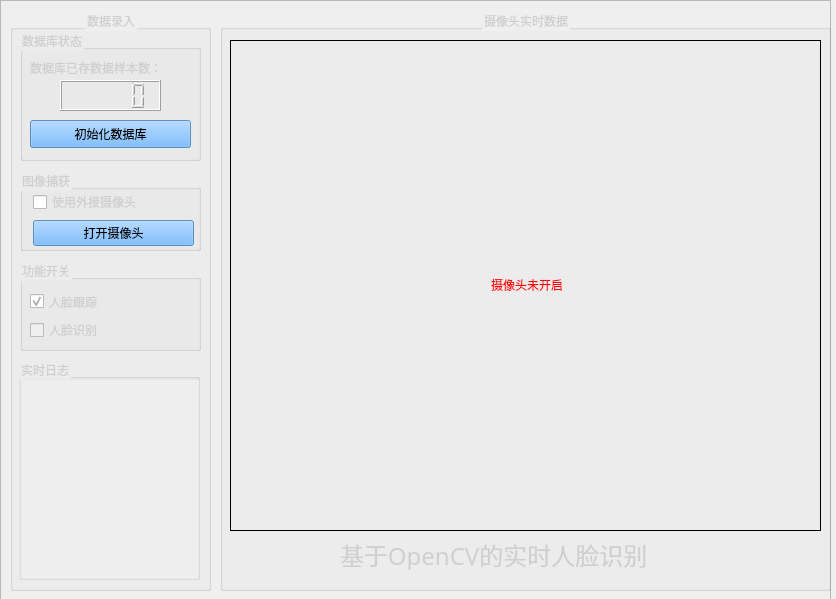
<?xml version="1.0" encoding="UTF-8"?>
<ui version="4.0">
 <class>Form</class>
 <widget class="QWidget" name="Form">
  <property name="geometry">
   <rect>
    <x>0</x>
    <y>0</y>
    <width>836</width>
    <height>599</height>
   </rect>
  </property>
  <property name="minimumSize">
   <size>
    <width>836</width>
    <height>599</height>
   </size>
  </property>
  <property name="maximumSize">
   <size>
    <width>836</width>
    <height>599</height>
   </size>
  </property>
  <property name="windowTitle">
   <string>Form</string>
  </property>
  <property name="styleSheet">
   <string notr="true"/>
  </property>
  <widget class="QFrame" name="frame">
   <property name="geometry">
    <rect>
     <x>0</x>
     <y>0</y>
     <width>831</width>
     <height>601</height>
    </rect>
   </property>
   <property name="styleSheet">
    <string notr="true">QFrame {
border-image:url(:/lay/image/login1.png);
}
QLabel {
border-image:url();
}
QPushButton {
border-image:url();
}
QCheckBox {
border-image:url();
}
QTextEdit  {
border-image:url();
}
QLCDNumber  {
border-image:url();
}</string>
   </property>
   <property name="frameShape">
    <enum>QFrame::StyledPanel</enum>
   </property>
   <property name="frameShadow">
    <enum>QFrame::Raised</enum>
   </property>
   <widget class="QGroupBox" name="groupBox">
    <property name="geometry">
     <rect>
      <x>220</x>
      <y>10</y>
      <width>611</width>
      <height>581</height>
     </rect>
    </property>
    <property name="accessibleDescription">
     <string/>
    </property>
    <property name="layoutDirection">
     <enum>Qt::LeftToRight</enum>
    </property>
    <property name="styleSheet">
     <string notr="true">color: rgb(207, 207, 207);</string>
    </property>
    <property name="title">
     <string>摄像头实时数据</string>
    </property>
    <property name="alignment">
     <set>Qt::AlignCenter</set>
    </property>
    <widget class="QLabel" name="face_label">
     <property name="geometry">
      <rect>
       <x>10</x>
       <y>30</y>
       <width>591</width>
       <height>491</height>
      </rect>
     </property>
     <property name="styleSheet">
      <string notr="true">
border:1px solid black
</string>
     </property>
     <property name="text">
      <string>&lt;!DOCTYPE HTML PUBLIC &quot;-//W3C//DTD HTML 4.0//EN&quot; &quot;http://www.w3.org/TR/REC-html40/strict.dtd&quot;&gt;
&lt;html&gt;&lt;head&gt;&lt;meta name=&quot;qrichtext&quot; content=&quot;1&quot; /&gt;&lt;style type=&quot;text/css&quot;&gt;
p, li { white-space: pre-wrap; }
&lt;/style&gt;&lt;/head&gt;&lt;body style=&quot; font-family:'SimSun'; font-size:9pt; font-weight:400; font-style:normal;&quot;&gt;
&lt;p align=&quot;center&quot; style=&quot; margin-top:12px; margin-bottom:12px; margin-left:0px; margin-right:0px; -qt-block-indent:0; text-indent:0px;&quot;&gt;&lt;span style=&quot; color:#ff0000;&quot;&gt;摄像头未开启&lt;/span&gt;&lt;/p&gt;&lt;/body&gt;&lt;/html&gt;</string>
     </property>
    </widget>
    <widget class="QLabel" name="label">
     <property name="geometry">
      <rect>
       <x>120</x>
       <y>529</y>
       <width>401</width>
       <height>31</height>
      </rect>
     </property>
     <property name="font">
      <font>
       <family>华文彩云</family>
       <pointsize>18</pointsize>
      </font>
     </property>
     <property name="styleSheet">
      <string notr="true"/>
     </property>
     <property name="text">
      <string>基于OpenCV的实时人脸识别</string>
     </property>
    </widget>
   </widget>
   <widget class="QGroupBox" name="groupBox_2">
    <property name="geometry">
     <rect>
      <x>10</x>
      <y>10</y>
      <width>201</width>
      <height>581</height>
     </rect>
    </property>
    <property name="toolTip">
     <string>&lt;html&gt;&lt;head/&gt;&lt;body&gt;&lt;p&gt;&lt;br/&gt;&lt;/p&gt;&lt;/body&gt;&lt;/html&gt;</string>
    </property>
    <property name="layoutDirection">
     <enum>Qt::LeftToRight</enum>
    </property>
    <property name="autoFillBackground">
     <bool>false</bool>
    </property>
    <property name="styleSheet">
     <string notr="true">color: rgb(207, 207, 207);</string>
    </property>
    <property name="title">
     <string>数据录入</string>
    </property>
    <property name="alignment">
     <set>Qt::AlignCenter</set>
    </property>
    <widget class="QGroupBox" name="groupBox_3">
     <property name="geometry">
      <rect>
       <x>10</x>
       <y>20</y>
       <width>181</width>
       <height>131</height>
      </rect>
     </property>
     <property name="layoutDirection">
      <enum>Qt::LeftToRight</enum>
     </property>
     <property name="title">
      <string>数据库状态</string>
     </property>
     <property name="flat">
      <bool>false</bool>
     </property>
     <property name="checkable">
      <bool>false</bool>
     </property>
     <widget class="QPushButton" name="btn_Init_mysql">
      <property name="geometry">
       <rect>
        <x>10</x>
        <y>90</y>
        <width>161</width>
        <height>28</height>
       </rect>
      </property>
      <property name="styleSheet">
       <string notr="true">background-color: rgb(85, 170, 255,200);
color: rgb(0, 0, 0);</string>
      </property>
      <property name="text">
       <string>初始化数据库</string>
      </property>
     </widget>
     <widget class="QLabel" name="label_3">
      <property name="geometry">
       <rect>
        <x>10</x>
        <y>30</y>
        <width>161</width>
        <height>16</height>
       </rect>
      </property>
      <property name="text">
       <string>数据库已存数据样本数：</string>
      </property>
     </widget>
     <widget class="QLCDNumber" name="lcd_save">
      <property name="geometry">
       <rect>
        <x>40</x>
        <y>50</y>
        <width>101</width>
        <height>31</height>
       </rect>
      </property>
     </widget>
    </widget>
    <widget class="QGroupBox" name="groupBox_4">
     <property name="geometry">
      <rect>
       <x>10</x>
       <y>250</y>
       <width>181</width>
       <height>91</height>
      </rect>
     </property>
     <property name="title">
      <string>功能开关</string>
     </property>
     <widget class="QWidget" name="layoutWidget">
      <property name="geometry">
       <rect>
        <x>10</x>
        <y>30</y>
        <width>161</width>
        <height>51</height>
       </rect>
      </property>
      <layout class="QVBoxLayout" name="verticalLayout_2">
       <item>
        <widget class="QCheckBox" name="checkBox_track">
         <property name="text">
          <string>人脸跟踪</string>
         </property>
         <property name="checked">
          <bool>true</bool>
         </property>
        </widget>
       </item>
       <item>
        <widget class="QCheckBox" name="checkBox_face_recognition">
         <property name="enabled">
          <bool>false</bool>
         </property>
         <property name="text">
          <string>人脸识别</string>
         </property>
        </widget>
       </item>
      </layout>
     </widget>
    </widget>
    <widget class="QGroupBox" name="groupBox_5">
     <property name="geometry">
      <rect>
       <x>9</x>
       <y>349</y>
       <width>181</width>
       <height>221</height>
      </rect>
     </property>
     <property name="title">
      <string>实时日志</string>
     </property>
     <widget class="QTextEdit" name="textEdit">
      <property name="geometry">
       <rect>
        <x>0</x>
        <y>20</y>
        <width>181</width>
        <height>201</height>
       </rect>
      </property>
      <property name="styleSheet">
       <string notr="true">background-color: rgb(255, 255, 255,60);
color: rgb(0, 0, 0);</string>
      </property>
     </widget>
    </widget>
    <widget class="QGroupBox" name="groupBox_6">
     <property name="geometry">
      <rect>
       <x>10</x>
       <y>160</y>
       <width>181</width>
       <height>81</height>
      </rect>
     </property>
     <property name="title">
      <string>图像捕获</string>
     </property>
     <widget class="QWidget" name="layoutWidget">
      <property name="geometry">
       <rect>
        <x>13</x>
        <y>20</y>
        <width>161</width>
        <height>56</height>
       </rect>
      </property>
      <layout class="QVBoxLayout" name="verticalLayout">
       <item>
        <widget class="QCheckBox" name="checkBox_external">
         <property name="text">
          <string>使用外接摄像头</string>
         </property>
        </widget>
       </item>
       <item>
        <widget class="QPushButton" name="btn_open_camera">
         <property name="styleSheet">
          <string notr="true">background-color: rgb(85, 170, 255,200);
color: rgb(0, 0, 0);
</string>
         </property>
         <property name="text">
          <string>打开摄像头</string>
         </property>
        </widget>
       </item>
      </layout>
     </widget>
    </widget>
   </widget>
  </widget>
 </widget>
 <tabstops>
  <tabstop>btn_Init_mysql</tabstop>
  <tabstop>checkBox_external</tabstop>
  <tabstop>btn_open_camera</tabstop>
  <tabstop>checkBox_track</tabstop>
  <tabstop>checkBox_face_recognition</tabstop>
  <tabstop>textEdit</tabstop>
 </tabstops>
 <resources>
  <include location="aaa.qrc"/>
 </resources>
 <connections/>
</ui>
